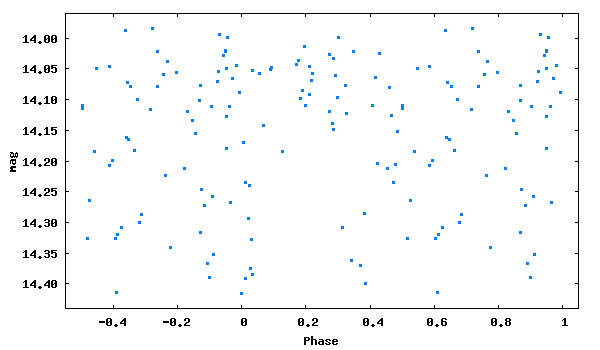

Generate this figure with gnuplot:
set term png size 600,350 medium
set colors classic
set output 'phase_lc_7.png'
set xlabel 'Phase'
set ylabel 'mag'
#set title 'JDmax = 2446768.21900 + 0.1000979 x E'
set format y '%5.2f'
plot [-0.55:1.05][14.44:13.96] "phase_lc_7.dat" linecolor 3 pointtype 5 pointsize 0.3 title ""
